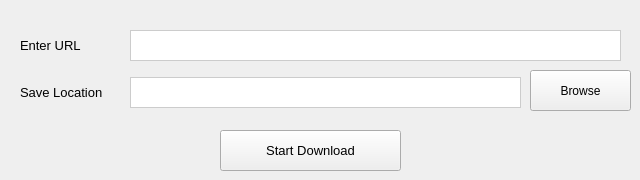
    <widget class="QWidget" name="tab_3">
     <attribute name="title">
      <string> Download Youtube Playlist</string>
     </attribute>
     <widget class="QLabel" name="label_11">
      <property name="geometry">
       <rect>
        <x>20</x>
        <y>77</y>
        <width>101</width>
        <height>31</height>
       </rect>
      </property>
      <property name="font">
       <font>
        <pointsize>10</pointsize>
       </font>
      </property>
      <property name="text">
       <string>Save Location</string>
      </property>
     </widget>
     <widget class="QLineEdit" name="playlistUrlText">
      <property name="geometry">
       <rect>
        <x>130</x>
        <y>30</y>
        <width>491</width>
        <height>31</height>
       </rect>
      </property>
      <property name="styleSheet">
       <string notr="true">QLineEdit {
	border: 1px solid #ccc;
}</string>
      </property>
     </widget>
     <widget class="QLabel" name="label_12">
      <property name="geometry">
       <rect>
        <x>20</x>
        <y>30</y>
        <width>71</width>
        <height>31</height>
       </rect>
      </property>
      <property name="minimumSize">
       <size>
        <width>0</width>
        <height>0</height>
       </size>
      </property>
      <property name="font">
       <font>
        <pointsize>10</pointsize>
       </font>
      </property>
      <property name="text">
       <string>Enter URL</string>
      </property>
     </widget>
     <widget class="QPushButton" name="browseBtnPlaylist">
      <property name="geometry">
       <rect>
        <x>530</x>
        <y>70</y>
        <width>101</width>
        <height>41</height>
       </rect>
      </property>
      <property name="font">
       <font>
        <pointsize>9</pointsize>
       </font>
      </property>
      <property name="cursor">
       <cursorShape>PointingHandCursor</cursorShape>
      </property>
      <property name="text">
       <string>Browse</string>
      </property>
     </widget>
     <widget class="QLineEdit" name="locationTextPlaylist">
      <property name="geometry">
       <rect>
        <x>130</x>
        <y>77</y>
        <width>391</width>
        <height>31</height>
       </rect>
      </property>
      <property name="styleSheet">
       <string notr="true">QLineEdit {
	border: 1px solid #ccc;
}</string>
      </property>
     </widget>
     <widget class="QPushButton" name="downloadBtnPlaylist">
      <property name="geometry">
       <rect>
        <x>220</x>
        <y>130</y>
        <width>181</width>
        <height>41</height>
       </rect>
      </property>
      <property name="font">
       <font>
        <pointsize>10</pointsize>
       </font>
      </property>
      <property name="cursor">
       <cursorShape>PointingHandCursor</cursorShape>
      </property>
      <property name="styleSheet">
       <string notr="true"/>
      </property>
      <property name="text">
       <string>Start Download</string>
      </property>
     </widget>
    </widget>
